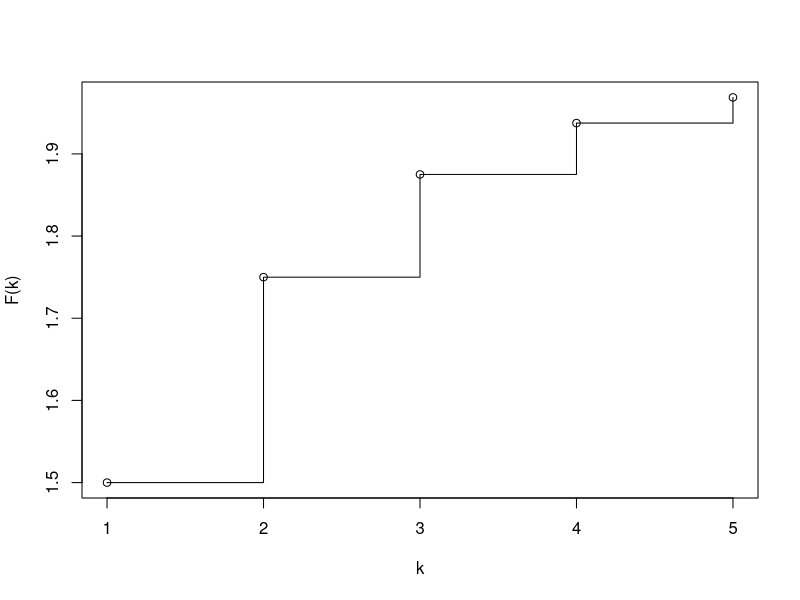
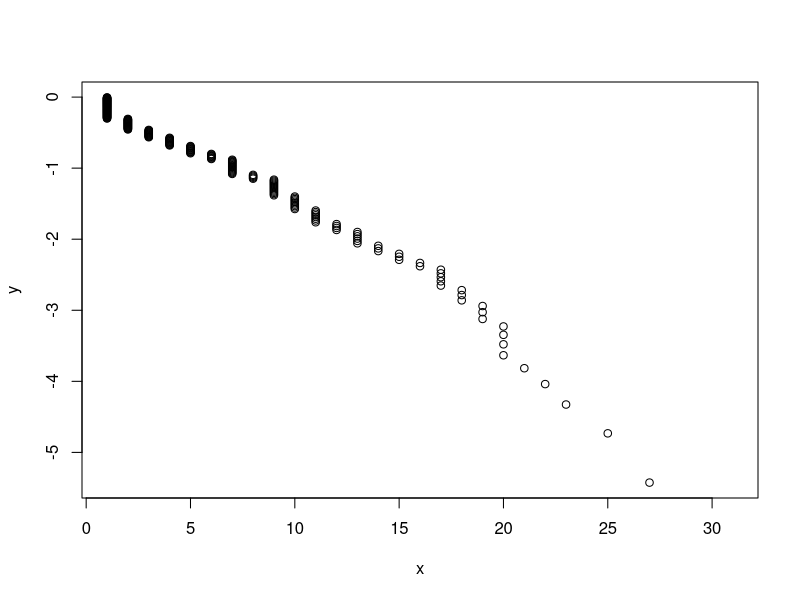

Write the R code that produced these figures, in order. (Note: this script raises an error after producing the figures.)

enumerate <- function(X, FUN, ...) {
  result <- vector("list", length(X))
  for (i in seq_along(result)) {
    tmp <- FUN(X[[i]], i, ...)
    if (is.null(tmp))
      result[i] <- list(NULL)
    else
      result[[i]] <- tmp
  }
  result
}

###############

groupe1 = scan("./echantillons/groupe1.txt", what=integer(), sep="\n")
groupe2 = scan("./echantillons/groupe2.txt", what=integer(), sep="\n")

r = 1
p = 0.5 # TODO
q = 1 - p
F<-function(k)
{
  # return (p / q * (1 - q ** (k + 1)) / (1 - q))
  return ((1 - (1 - p) ** (k + 1)) / (1 - p))
}

n = 10
m = 5
k = seq(1,5,1)
plot(k, F(k))
lines(k, F(k), type="s")

h<-function(x)
{
  return (log(1 - x))
}

x = sort(groupe1)
y = x
for (i in 1:length(x))
{
  y[i] = h(i / length(x))
}
plot(x, y)
x = head(x, -1)
y = head(y, -1)
reg<-lm(y~x)
lines(abs, fitted.values(reg))

